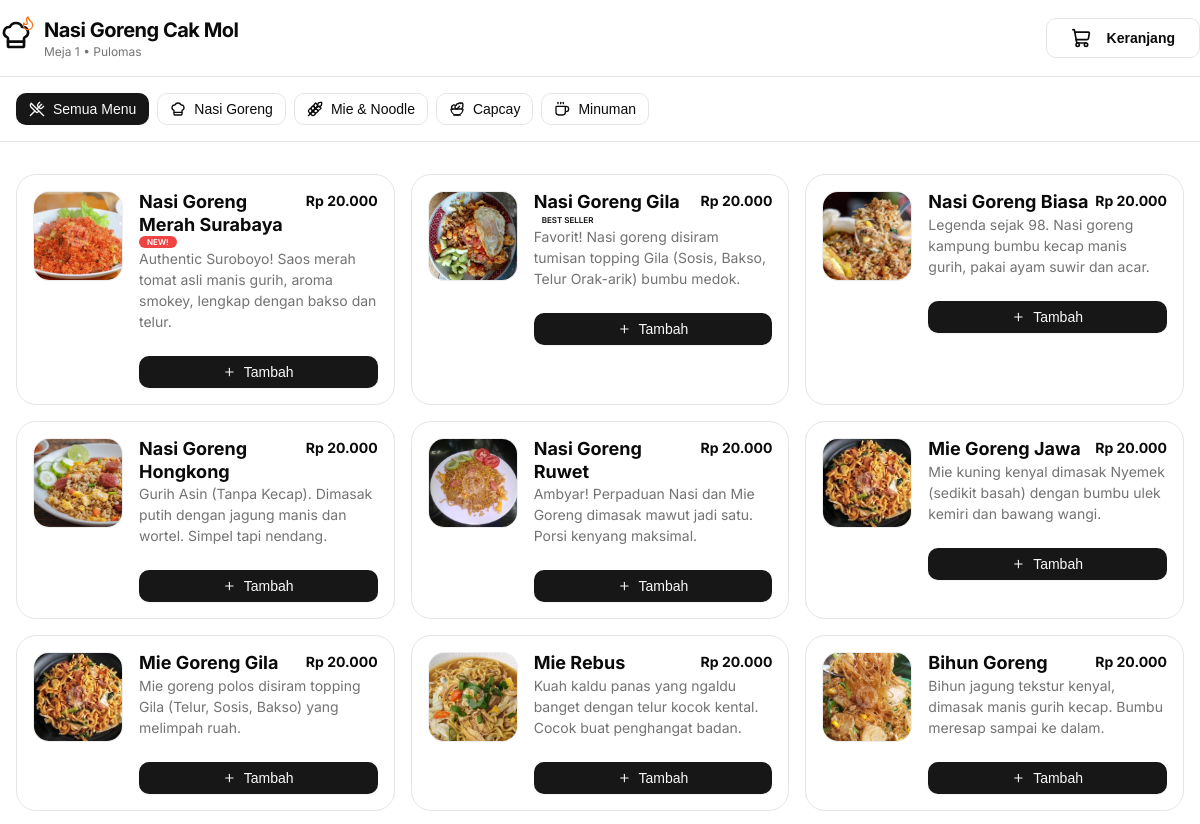
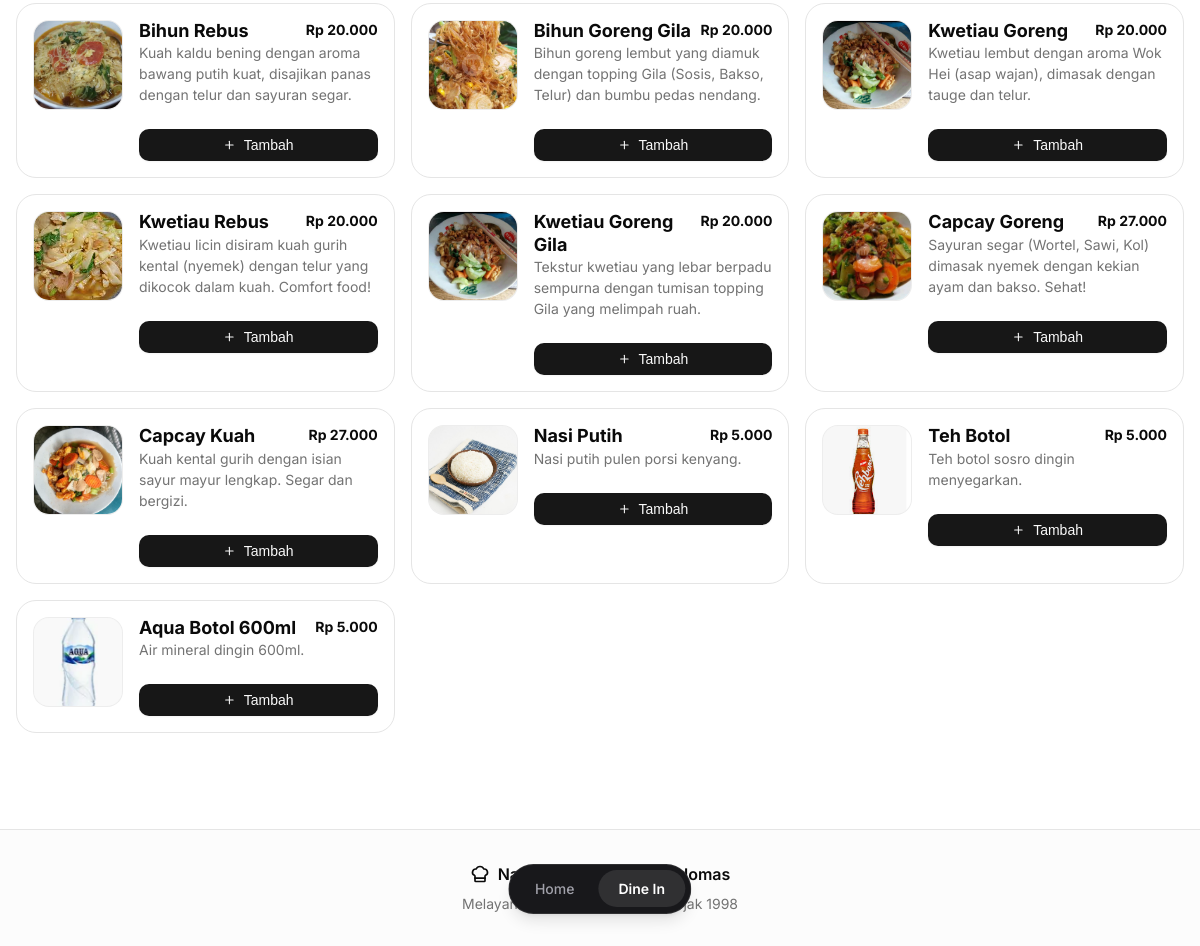
Screenshot of /user/order.php with the database file from the repository (2 pictures, top to bottom).
### tables this page shows
CREATE TABLE `menu` (
  `id_menu` int(11) NOT NULL,
  `nama_menu` varchar(100) NOT NULL,
  `harga` int(11) NOT NULL,
  `deskripsi` text DEFAULT NULL,
  `kategori` varchar(50) NOT NULL,
  `gambar` varchar(255) DEFAULT NULL,
  `badge` varchar(50) DEFAULT NULL,
  `badge_color` varchar(50) DEFAULT NULL
);

### user/order.php (the view, shortened to what this page needs)
<?php
require 'koneksi.php';
$result = mysqli_query($koneksi, "SELECT * FROM menu ORDER BY id_menu ASC");
$menuData = [];
while($row = mysqli_fetch_assoc($result)) {
    $kategori = trim(html_entity_decode($row['kategori']));
    $kategori = str_replace("\xc2\xa0", " ", $kategori);
    $menuData[] = [
        "id" => $row['id_menu'],
        "name" => $row['nama_menu'],
        "price" => (int)$row['harga'],
        "description" => $row['deskripsi'],
        "category" => $kategori,
        "badge" => $row['badge'],
        "badgeColor" => $row['badge_color'],
        "image" => "../img/" . $row['gambar']
    ];
}
$categories = [
  ["id" => "all", "name" => "Semua Menu", "icon" => "utensils-crossed"],
  ["id" => "Nasi Goreng Series", "name" => "Nasi Goreng", "icon" => "chef-hat"],
  ["id" => "Mie & Noodle Series", "name" => "Mie & Noodle", "icon" => "wheat"],
  ["id" => "Capcay (Special)", "name" => "Capcay", "icon" => "salad"],
  ["id" => "Minuman & Pelengkap", "name" => "Minuman", "icon" => "coffee"]
];
?>
<!DOCTYPE html>
<html lang="id">
<head>
    <link rel="stylesheet" href="../css/style-user-order.css">
</head>
<body>
    <div class="floating-nav">
        <a href="index.php" class="floating-nav-btn">Home</a>
        <a href="#" class="floating-nav-btn active">Dine In</a>
    </div>
    <header class="sticky-header">
        <div class="container header-inner">
            <div class="logo-wrapper">
                <div class="relative">
                    <i data-lucide="chef-hat" class="icon-xl"></i>
                    <i data-lucide="flame" class="flame-icon-header"></i>
                </div>
                <div>
                    <h1 class="text-xl font-bold tracking-tight">Nasi Goreng Cak Mol</h1>
                    <p class="text-xs text-muted-foreground">Meja <span id="table-display">1</span> • Pulomas</p>
                </div>
            </div>
            <button class="btn btn-outline btn-lg relative cart-trigger-btn" onclick="openDrawer()">
                <i data-lucide="shopping-cart" class="icon-md"></i>
                <span class="cart-text font-semibold" style="margin-left: 0.5rem;">Keranjang</span>
            </button>
        </div>
    </header>
    <section class="category-section">
        <div class="container tabs-scroll-area" id="category-tabs">
            <?php foreach($categories as $index => $cat): ?>
                <button class="btn <?php echo $cat['id'] === 'all' ? 'btn-default' : 'btn-outline'; ?> btn-sm"
                        onclick="filterCategory('<?php echo $cat['id']; ?>', this)">
                    <i data-lucide="<?php echo $cat['icon']; ?>" class="icon-sm"></i>
                    <?php echo $cat['name']; ?>
                </button>
            <?php endforeach; ?>
        </div>
    </section>
    <main class="container">
        <div class="menu-grid" id="menu-grid">
            <?php foreach($menuData as $index => $item): ?>
                <div class="card card-animate visible"
                     data-category="<?php echo $item['category']; ?>"
                     style="transition-delay: <?php echo $index * 0.05; ?>s">
                    <div class="card-horizontal-wrapper">
                        <?php if(isset($item['image']) && $item['image']): ?>
                            <div class="card-img-container">
                                <img src="<?php echo $item['image']; ?>" class="card-img-order" alt="<?php echo $item['name']; ?>">
                            </div>
                        <?php else: ?>
                            <div class="card-img-container flex items-center justify-center">
                                <i data-lucide="image" class="text-muted-foreground icon-lg"></i>
                            </div>
                        <?php endif; ?>
                        <div class="card-content-v3">
                            <div>
                                <div class="flex justify-between items-start mb-1">
                                    <h3 class="card-title-v2 flex-1"><?php echo $item['name']; ?></h3>
                                    <p class="font-bold text-sm md:text-base ml-2 whitespace-nowrap">Rp <?php echo number_format($item['price'], 0, ',', '.'); ?></p>
                                </div>
                                <div class="flex flex-wrap gap-1 mb-2">
                                    <?php if($item['badge']): ?>
                                        <span class="badge <?php echo $item['badgeColor'] ?? 'badge-secondary'; ?>" style="font-size: 8px;">
                                            <?php echo $item['badge']; ?>
                                        </span>
                                    <?php endif; ?>
                                </div>
                                <p class="card-desc-v2 mb-1"><?php echo $item['description']; ?></p>
                            </div>
                            <button class="btn btn-default btn-sm w-full mt-2"
                                    onclick="openCustomizeModal(<?php echo htmlspecialchars(json_encode($item)); ?>)">
                                <i data-lucide="plus" style="width: 0.8rem;"></i>
                                Tambah
                            </button>
                        </div>
                    </div>
                </div>
            <?php endforeach; ?>
        </div>
    </main>
    <footer class="order-footer">
        <div class="container footer-content">
            <div class="flex items-center justify-center gap-2">
                <i data-lucide="chef-hat" class="icon-md"></i>
                <p class="font-semibold">Nasi Goreng Cak Mol Pulomas</p>
            </div>
            <p class="text-sm text-muted-foreground">Melayani dengan sepenuh hati sejak 1998</p>
        </div>
    </footer>
</body>
</html>

### rows the page displays
menu: shows a picture, nama_menu "Nasi Goreng Merah Surabaya", harga "20.000", badge "NEW!", deskripsi "Authentic Suroboyo! Saos merah tomat asli manis gurih, aroma smokey, lengkap dengan bakso dan telur."
menu: shows a picture, nama_menu "Nasi Goreng Gila", harga "20.000", badge "BEST SELLER", deskripsi "Favorit! Nasi goreng disiram tumisan topping Gila (Sosis, Bakso, Telur Orak-arik) bumbu medok."
menu: shows a picture, nama_menu "Nasi Goreng Biasa", harga "20.000", deskripsi "Legenda sejak 98. Nasi goreng kampung bumbu kecap manis gurih, pakai ayam suwir dan acar."
menu: shows a picture, nama_menu "Nasi Goreng Hongkong", harga "20.000", deskripsi "Gurih Asin (Tanpa Kecap). Dimasak putih dengan jagung manis dan wortel. Simpel tapi nendang."
menu: shows a picture, nama_menu "Nasi Goreng Ruwet", harga "20.000", deskripsi "Ambyar! Perpaduan Nasi dan Mie Goreng dimasak mawut jadi satu. Porsi kenyang maksimal."
menu: nama_menu "Mie Goreng Jawa", harga "20.000", deskripsi "Mie kuning kenyal dimasak Nyemek (sedikit basah) dengan bumbu ulek kemiri dan bawang wangi."
menu: nama_menu "Mie Goreng Gila", harga "20.000", deskripsi "Mie goreng polos disiram topping Gila (Telur, Sosis, Bakso) yang melimpah ruah."
menu: shows a picture, nama_menu "Mie Rebus", harga "20.000", deskripsi "Kuah kaldu panas yang ngaldu banget dengan telur kocok kental. Cocok buat penghangat badan."
menu: nama_menu "Bihun Goreng", harga "20.000", deskripsi "Bihun jagung tekstur kenyal, dimasak manis gurih kecap. Bumbu meresap sampai ke dalam."
menu: shows a picture, nama_menu "Bihun Rebus", harga "20.000", deskripsi "Kuah kaldu bening dengan aroma bawang putih kuat, disajikan panas dengan telur dan sayuran segar."
menu: nama_menu "Bihun Goreng Gila", harga "20.000", deskripsi "Bihun goreng lembut yang diamuk dengan topping Gila (Sosis, Bakso, Telur) dan bumbu pedas nendang."
menu: nama_menu "Kwetiau Goreng", harga "20.000", deskripsi "Kwetiau lembut dengan aroma Wok Hei (asap wajan), dimasak dengan tauge dan telur."
menu: shows a picture, nama_menu "Kwetiau Rebus", harga "20.000", deskripsi "Kwetiau licin disiram kuah gurih kental (nyemek) dengan telur yang dikocok dalam kuah. Comfort food!"
menu: nama_menu "Kwetiau Goreng Gila", harga "20.000", deskripsi "Tekstur kwetiau yang lebar berpadu sempurna dengan tumisan topping Gila yang melimpah ruah."
menu: shows a picture, nama_menu "Capcay Goreng", harga "27.000", deskripsi "Sayuran segar (Wortel, Sawi, Kol) dimasak nyemek dengan kekian ayam dan bakso. Sehat!"
menu: shows a picture, nama_menu "Capcay Kuah", harga "27.000", deskripsi "Kuah kental gurih dengan isian sayur mayur lengkap. Segar dan bergizi."
menu: shows a picture, nama_menu "Nasi Putih", harga "5.000", deskripsi "Nasi putih pulen porsi kenyang."
menu: shows a picture, nama_menu "Teh Botol", harga "5.000", deskripsi "Teh botol sosro dingin menyegarkan."
menu: shows a picture, nama_menu "Aqua Botol 600ml", harga "5.000", deskripsi "Air mineral dingin 600ml."

### other values shown
$cat['name'] "Semua Menu"
$cat['name'] "Nasi Goreng"
$cat['name'] "Mie & Noodle"
$cat['name'] "Capcay"
$cat['name'] "Minuman"
